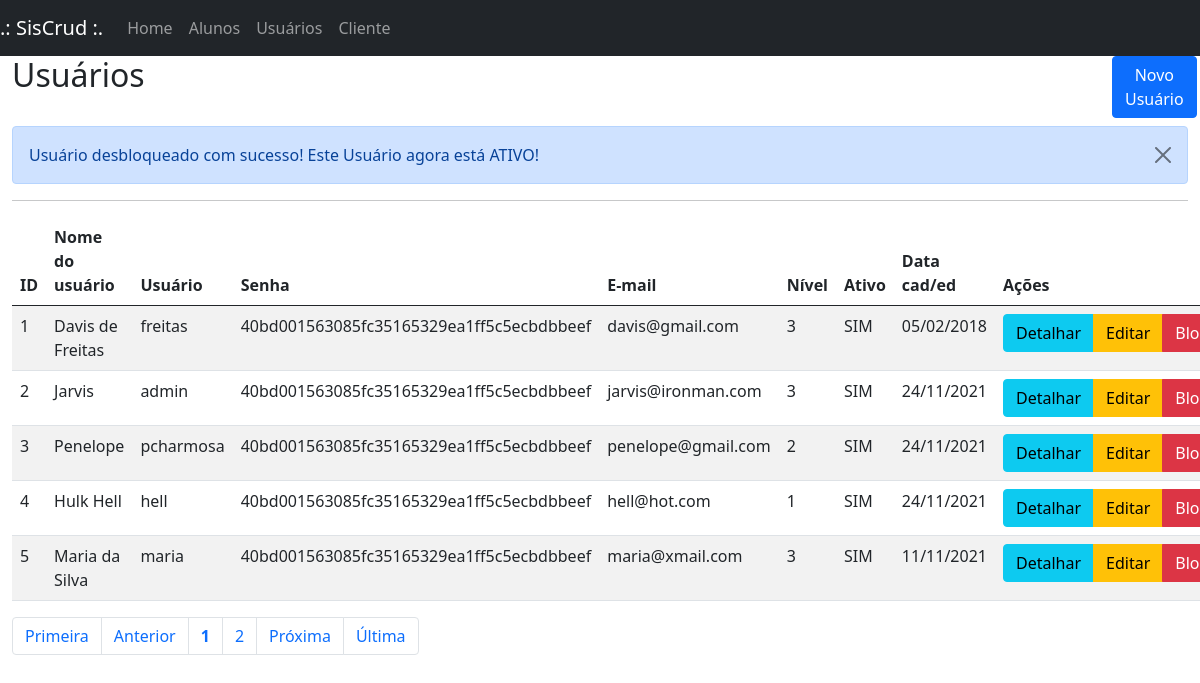
Screenshot of /index.php?page=lista_usu&msg=5 with the database file from the repository.
### tables this page shows
CREATE TABLE IF NOT EXISTS `usuario` (
  `id` int(11) unsigned NOT NULL AUTO_INCREMENT,
  `nome` varchar(50) NOT NULL,
  `usuario` varchar(25) NOT NULL,
  `senha` varchar(40) NOT NULL,
  `email` varchar(100) NOT NULL,
  `nivel` int(1) unsigned NOT NULL DEFAULT '1',
  `ativo` tinyint(1) NOT NULL DEFAULT '1',
  `dt_cadastro` datetime NOT NULL,
  PRIMARY KEY (`id`),
  UNIQUE KEY `usuario` (`usuario`),
  KEY `nivel` (`nivel`)
);

### sis/usuarios/lista_usu.php (the view, shortened to what this page needs)
<div id="main" class="container-fluid">
	<div id="top" class="row">
		<div class="col-md-11">
			<h2>Usuários</h2>
		</div>
		<div class="col-md-1">
			<a href="?page=fadd_usu" class="btn btn-primary pull-right h2">Novo Usuário</a>
		</div>
	</div>
	<div>	<?php include "mensagens.php"; ?>	</div>
	<hr/>
	<div id="bloco-list-pag">
		<div id="list" class="row">
			<div class="table-responsive col-xs-12">
				<?php
					$quantidade = 5;
					$pagina = (isset($_GET['pagina'])) ? (int)$_GET['pagina'] : 1;
					$inicio = ($quantidade * $pagina) - $quantidade;
					$data_all = mysqli_query($con, "select * from usuario order by id asc limit $inicio, $quantidade;") or die(mysqli_error());
					echo "<table class='table table-striped' cellspacing='0' cellpading='0'>";
					echo "<thead><tr>";
					echo "<td><strong>ID</strong></td>";
					echo "<td><strong>Nome do usuário</strong></td>";
					echo "<td><strong>Usuário</strong></td>";
					echo "<td><strong>Senha</strong></td>";
					echo "<td><strong>E-mail</strong></td>";
					echo "<td><strong>Nível</strong></td>";
					echo "<td><strong>Ativo</strong></td>";
					echo "<td><strong>Data cad/ed</strong></td>";
					echo "<td class='actions'><strong>Ações</strong></td>";
					echo "</tr></thead><tbody>";
					while($info = mysqli_fetch_array($data_all)){
						echo "<tr>";
						echo "<td>".$info['id']."</td>";
						echo "<td>".$info['nome']."</td>";
						echo "<td>".$info['usuario']."</td>";
						echo "<td>".$info['senha']."</td>";
						echo "<td>".$info['email']." </td>";
						echo "<td>".$info['nivel']."</td>";
						if($info['ativo'] == 1){
							echo "<td>SIM</td>";
						}else if($info['ativo'] == 0){
							echo "<td>NÃO</td>";
						}
						echo "<td>".date('d/m/Y',strtotime($info['dt_cadastro']))."</td>";
						echo "<td><div class='btn-group btn-group-xs'>";
						echo "<a class='btn btn-info btn-xs' href=?page=view_usu&id=".$info['id']."> Detalhar </a>";
						echo "<a class='btn btn-warning btn-xs' href=?page=fedita_usu&id=".$info['id']."> Editar </a>";
						if($info['ativo'] == 1){
							echo "<a class='btn btn-danger btn-xs'  href=?page=block_usu&id=".$info['id']."> Bloquear </a>";
						}else if($info['ativo'] == 0){
							echo "<a class='btn btn-success btn-xs'  href=?page=ativa_usu&id=".$info['id'].">&nbsp;&nbsp;&nbsp;Ativar&nbsp;&nbsp;</a></div></td>";
						}
					}
					echo "</tr></tbody></table>";
				?>
			</div>
		</div>
		<div id="bottom" class="row">
			<div class="col-md-12">
				<?php
					$sqlTotal 		= "select id from usuario;";
					$qrTotal  		= mysqli_query($con, $sqlTotal) or die (mysqli_error());
					$numTotal 		= mysqli_num_rows($qrTotal);
					$totalpagina = (ceil($numTotal/$quantidade)<=0) ? 1 : ceil($numTotal/$quantidade);
					$exibir = 3;
					$anterior = (($pagina-1) <= 0) ? 1 : $pagina - 1;
					$posterior = (($pagina+1) >= $totalpagina) ? $totalpagina : $pagina+1;
					echo "<ul class='pagination'>";
					echo "<li class='page-item'><a class='page-link' href='?page=lista_usu&pagina=1'> Primeira</a></li> ";
					echo "<li class='page-item'><a class='page-link' href=\"?page=lista_usu&pagina=$anterior\"> Anterior</a></li> ";
					echo "<li class='page-item'><a class='page-link' href='?page=lista_usu&pagina=".$pagina."'><strong>".$pagina."</strong></a></li> ";
					for($i = $pagina+1; $i < $pagina+$exibir; $i++){
						if($i <= $totalpagina)
						echo "<li class='page-item'><a class='page-link' href='?page=lista_usu&pagina=".$i."'> ".$i." </a></li> ";
					}
					echo "<li class='page-item'><a class='page-link' href=\"?page=lista_usu&pagina=$posterior\"> Pr&oacute;xima</a></li> ";
					echo "<li class='page-item'><a class='page-link' href=\"?page=lista_usu&pagina=$totalpagina\"> &Uacute;ltima</a></li></ul>";
				?>
			</div>
		</div>
	</div>
</div>

### rows the page displays
usuario: id "1", nome "Davis de Freitas", usuario "freitas", senha "40bd001563085fc35165329ea1ff5c5ecbdbbeef", email "davis@gmail.com", nivel "3", ativo "SIM", dt_cadastro "05/02/2018"
usuario: id "2", nome "Jarvis", usuario "admin", senha "40bd001563085fc35165329ea1ff5c5ecbdbbeef", email "jarvis@ironman.com", nivel "3", ativo "SIM", dt_cadastro "24/11/2021"
usuario: id "3", nome "Penelope", usuario "pcharmosa", senha "40bd001563085fc35165329ea1ff5c5ecbdbbeef", email "penelope@gmail.com", nivel "2", ativo "SIM", dt_cadastro "24/11/2021"
usuario: id "4", nome "Hulk Hell", usuario "hell", senha "40bd001563085fc35165329ea1ff5c5ecbdbbeef", email "hell@hot.com", nivel "1", ativo "SIM", dt_cadastro "24/11/2021"
usuario: id "5", nome "Maria da Silva", usuario "maria", senha "40bd001563085fc35165329ea1ff5c5ecbdbbeef", email "maria@xmail.com", nivel "3", ativo "SIM", dt_cadastro "11/11/2021"

### other values shown
$pagina "1"
